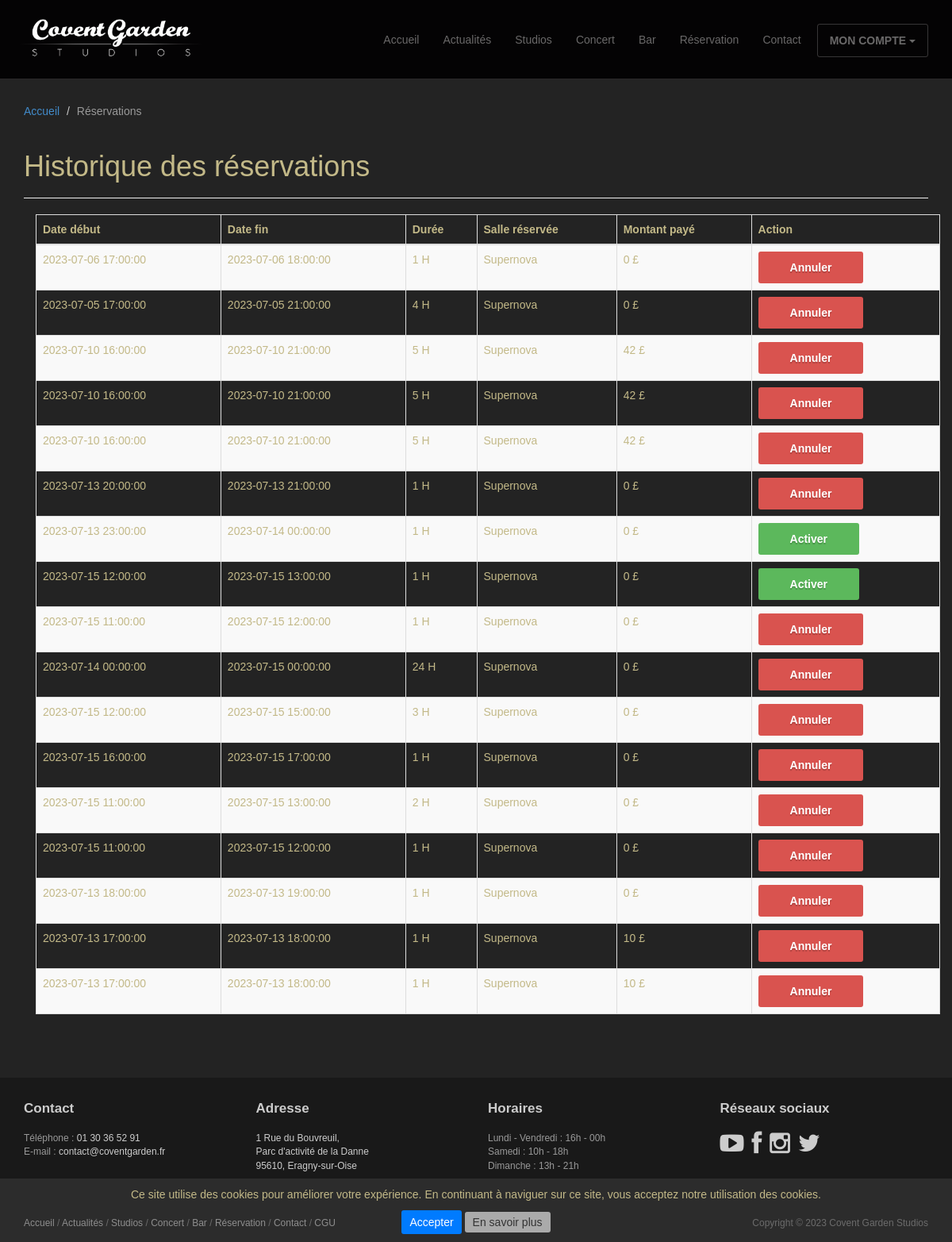
The page /compte/mes_reservations/ (signed in) on the database as committed earlier.
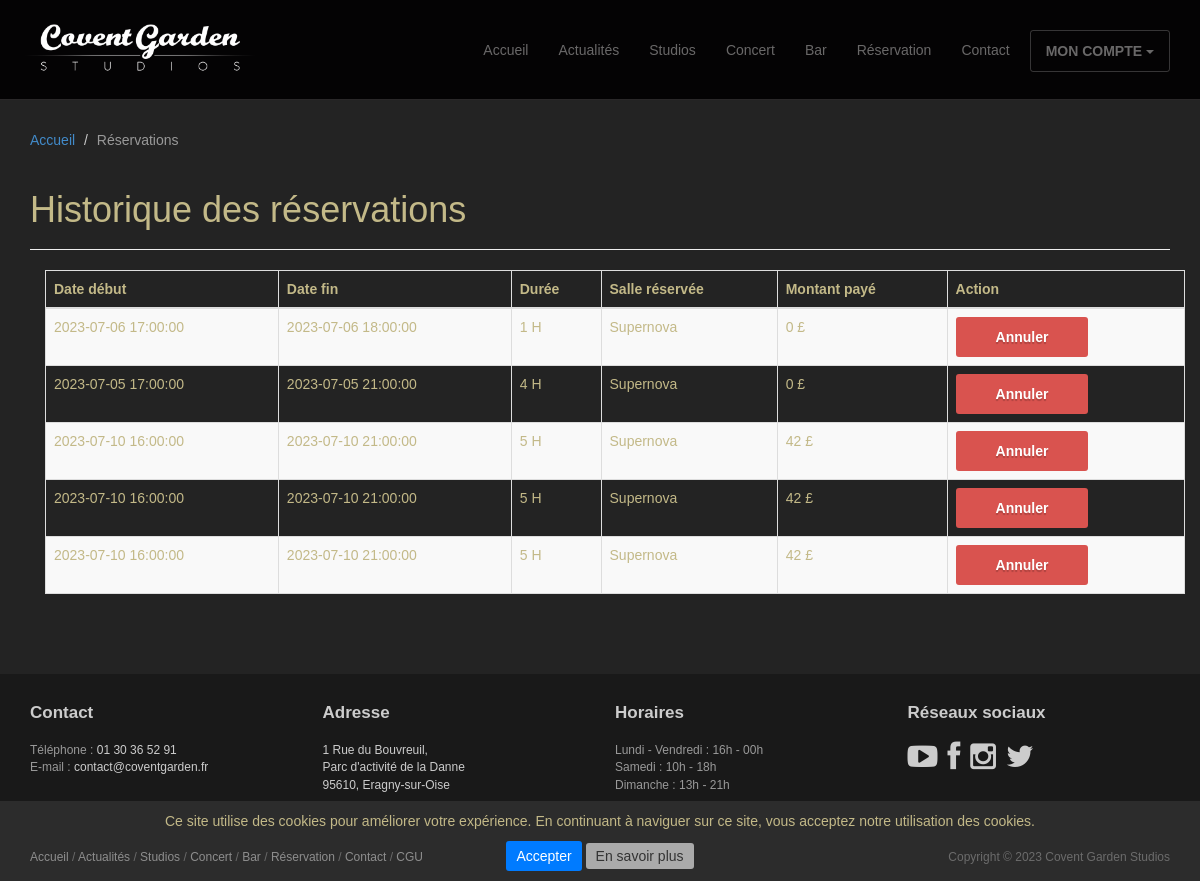
The same page on the database as committed later.
### studios/models.py (models this page shows, shortened)
class Reservation(models.Model):
    class Status(models.TextChoices):
        RESERVED = 'Reserver'
        INPROGRESS = 'En cours'
    description = models.fields.CharField(max_length=1000)
    duration = models.fields.IntegerField(validators=[MinValueValidator(0)])
    date_start = models.DateTimeField(null=False)
    date_end = models.DateTimeField(null=False)
    price = models.fields.IntegerField(validators=[MinValueValidator(1)])
    status = models.fields.CharField(choices=Status.choices, max_length=20)
    salle = models.ForeignKey(Salle, on_delete=models.CASCADE, null=True)
    user = models.ForeignKey(CustomUser, on_delete=models.CASCADE, null=True)
    is_active = models.BooleanField(default=True)

class Salle(models.Model):
    name = models.fields.CharField(max_length=100)
    description = models.fields.CharField(max_length=1000)

### studios/views.py (the view)
# urls.py: path('compte/mes_reservations/', views.BookingsDetailView.as_view(), name='bookings_detail'),
class BookingsDetailView(LoginRequiredMixin, View):
    redirect_field_name = ''
    template_name = "bookings/bookings_detail.html"
    context = {
        "title": "Historique des réservations",
        "breadcrumb": [
            {"view": "home", "name": "Accueil"},
            {"view": None, "name": "Réservations"}]
    }
    def get(self, request):
        self.context["my_groups"] = request.user.my_groups.all()
        reservations = Reservation.objects.filter(user_id=request.user.id)
        self.context["reservations"] = reservations
        return render(request, self.template_name, self.context)

### studios/templates/bookings/bookings_detail.html (shortened to what this page needs)
{% extends 'base/base.html' %}
{% load static %}
{% block header %}
<header id="head" class="secondary"></header>
{% endblock %}
{% block page_header %}
<header class="page-header">
	<h1 class="page-title">{{title}}</h1>
</header>
{% endblock %}
{% block content %}
<div class="container">
	<table id="myTable" class="table table-striped table-bordered dt-responsive nowrap" style="width:100%">
		<thead>
			<tr>
				<th>Date début</th>
				<th>Date fin</th>
				<th>Durée</th>
				<th>Salle réservée</th>
				<th>Montant payé</th>
				<th>Action</th>
			</tr>
		</thead>
		<tbody>
			{% for reservation in reservations %}
				<tr>
					<td>{{ reservation.date_start|date:"Y-m-d H:i:s" }}</td>
					<td>{{ reservation.date_end|date:"Y-m-d H:i:s" }}</td>
					<td>{{ reservation.duration }} H</td>
					<td>{{ reservation.salle.name }}</td>
					<td>{{ reservation.price }} £</td>
					<td>
						<a href="{% url 'set_reservation' reservation.id %}" class="{% if reservation.is_active %}btn btn-danger{% else %}btn btn-success{% endif %}">
							{% if reservation.is_active %} Annuler {% else %} Activer {% endif %}
						</a>
					</td>
				</tr>
			{% endfor %}
		</tbody>
	</table>
</div>
{% endblock %}
{% block style %}
<link rel="stylesheet" type="text/css" href="https://cdn.datatables.net/1.10.25/css/dataTables.bootstrap5.min.css">
<link rel="stylesheet" type="text/css" href="https://cdn.datatables.net/responsive/2.2.9/css/responsive.bootstrap5.min.css">
<link rel="stylesheet" type="text/css" href="https://cdn.datatables.net/1.10.25/css/dataTables.bootstrap5.min.css">
<link rel="stylesheet" type="text/css" href="https://cdn.datatables.net/buttons/1.7.1/css/buttons.bootstrap5.min.css">
{% endblock %}

### studios/templates/base/base.html (shortened to what this page needs)
{% load static %}
<!DOCTYPE html>
<html lang="en">
<head>
    <link rel="stylesheet" href="{% static 'studios/css/familyOpenSans.css' %}" media="screen"/>
    <link rel="stylesheet" href="{% static 'studios/css/bootstrap.min.css' %}"/>
    <link rel="stylesheet" href="{% static 'studios/css/font-awesome.min.css' %}"/>
	<link rel="stylesheet" href="{% static 'studios/css/bootstrap-theme.css' %}" media="screen"/>
	<link rel="stylesheet" href="{% static 'studios/css/main.css' %}"/>
	{% block style %}{% endblock %}
</head>
<body class="home">
	<div class="navbar navbar-inverse navbar-fixed-top headroom" >
		<div class="container">
			<div class="navbar-header">
				<a class="navbar-brand" href="{% url 'home' %}"><img id="navbar-logo" src="{% static 'studios/images/logo.png' %}"></a>
			</div>
			<div class="navbar-collapse collapse">
				<ul class="nav navbar-nav pull-right">
					<li><a href="{% url 'home' %}">Accueil</a></li>
					<li><a href="{% url 'news' %}">Actualités</a></li>
					<li><a href="{% url 'studios' %}">Studios</a></li>
					<li><a href="{% url 'concert' %}">Concert</a></li>
					<li><a href="{% url 'bar' %}">Bar</a></li>
					<li><a href="{% url 'booking' %}">Réservation</a></li>
					<li><a href="{% url 'contact' %}">Contact</a></li>
					{% if user.is_authenticated %}
						<li class="dropdown">
							<a class="btn" href="#" class="dropdown-toggle" data-toggle="dropdown">MON COMPTE <b class="caret"></b></a>
						</li>
					{% else %}
						<li><a class="btn" href="{% url 'account_sign_in_form' %}">CONNEXION / INSCRIPTION</a></li>
					{% endif %}
				</ul>
			</div>
		</div>
	</div>
	{% block header %}{% endblock %}
	<div class="container">
		{% include 'base/base_breadcrumb.html' %}
		<div class="row">
			<article class="col-xs-20 maincontent">
				<div class="container">
					{% block page_header %}{% endblock %}
					{% block content %}{% endblock %}
				</div>
			</article>
		</div>
	</div>
	<footer id="footer" class="top-space">
		<div id="cookieConsentBanner" class="hidden">
			<div id="cookieConsentContent text-center">
			  <p>Ce site utilise des cookies pour améliorer votre expérience. En continuant à naviguer sur ce site, vous acceptez notre utilisation des cookies.</p>
			</div>
			<div id="cookieConsentButtons">
			  <button id="acceptCookiesButton">Accepter</button>
			  <a href="{% url 'eula' %}" id="learnMoreButton">En savoir plus</a>
			</div>
		</div>
		<div class="footer1">
			<div class="container">
				<div class="row">
					<div class="col-md-3 widget">
						<h3 class="widget-title">Contact</h3>
						<div class="widget-body">
							<p>
								Téléphone : <a href="tel:0130365291">01 30 36 52 91</a><br>
								E-mail : <a href="mailto:contact@coventgarden.fr">contact@coventgarden.fr</a>
							</p>
						</div>
					</div>
					<div class="col-md-3 widget">
						<h3 class="widget-title">Adresse</h3>
						<div class="widget-body">
							<p>
 								<a href="https://goo.gl/maps/xwy7vnXwuFTFXfJA8" target="_blank">
 									1 Rue du Bouvreuil,<br>
 									Parc d'activité de la Danne<br>
 									95610, Eragny-sur-Oise
 								</a>
							</p>
						</div>
					</div>
					<div class="col-md-3 widget">
						<h3 class="widget-title">Horaires</h3>
						<div class="widget-body">
							<p>
								Lundi - Vendredi : 16h - 00h<br>
								Samedi : 10h - 18h<br>
								Dimanche : 13h - 21h<br>
							</p>
						</div>
					</div>
					<div class="col-md-3 widget">
						<h3 class="widget-title">Réseaux sociaux</h3>
						<div class="widget-body">
							<p class="follow-me-icons">
								<a target="_blank" href="https://www.youtube.com/user/CoventGardenStudio"><i class="fa fa-youtube-play fa-2"></i></a>
								<a target="_blank" href="https://www.facebook.com/CGS95"><i class="fa fa-facebook fa-2"></i></a>
								<a target="_blank" href="https://www.instagram.com/coventgardenstudios/"><i class="fa fa-instagram fa-2"></i></a>
								<a target="_blank" href=""><i class="fa fa-twitter fa-2"></i></a>
							</p>
						</div>
					</div>
				</div>
			</div>
		</div>
		<div class="footer2">
			<div class="container">
				<div class="row">
					<div class="col-md-6 widget">
						<div class="widget-body">
							<p class="simplenav">
								<a href="{% url 'home' %}">Accueil</a> /
								<a href="{% url 'news' %}">Actualités</a> /
								<a href="{% url 'studios' %}">Studios</a> /
								<a href="{% url 'concert' %}">Concert</a> /
								<a href="{% url 'bar' %}">Bar</a> /
								<a href="{% url 'booking' %}">Réservation</a> /
								<a href="{% url 'contact' %}">Contact</a> /
								<a href="{% url 'eula' %}">CGU</a>
							</p>
						</div>
					</div>
					<div class="col-md-6 widget">
						<div class="widget-body">
							<p class="text-right">
								Copyright &copy; 2023 Covent Garden Studios</a>
							</p>
						</div>
					</div>
				</div>
			</div>
		</div>
	</footer>
</body>
</html>

### studios/templates/base/base_breadcrumb.html
{% if breadcrumb %}
	<ol class="breadcrumb">
		{% for trail in breadcrumb %}
			{% if not forloop.last %}
				{% if trail.view is not null %}
					<li><a href="{% url trail.view %}">{{trail.name}}</a></li>
				{% else %}
					<li>{{trail.name}}</li>
				{% endif %}
			{% else %}
				<li class="active">{{trail.name}}</li>
			{% endif %}
		{%endfor%}
	</ol>
{% endif %}

### studios/static/studios/css/main.css (style rules this page uses)
#head { background:#181015 url( ../images/bg_header.jpg) no-repeat; background-size: cover; min-height:1020px; text-align: center;padding-top: 275px; color:white; font-family:"Open sans", Helvetica, Arial; font-weight:30; }
#head.secondary { height:100px; min-height: 100px; padding-top:0px; }
.headroom { -webkit-transition: all 0.4s ease-out; -moz-transition: all 0.4s ease-out; -o-transition: all 0.4s ease-out; transition: all 0.4s ease-out; }
h1, h2, h3, h4, h5, h6 { font-family:"Open sans", Helvetica, Arial; }
h1, .h1, h2, .h2, h3, .h3 { margin-top:30px; }
.page-title { margin-top:20px; font-weight:300; }
.breadcrumb { background:none; padding:0; margin:30px 0 0px 0; }
.top-space { margin-top: 60px; }
img { max-width:100%; }
.footer1 { background: #191919; padding: 30px 0 0 0; font-size: 12px; color: #999; }
.footer1 a { color: #ccc; }
.footer1 .widget { margin-bottom:30px; }
.footer1 .widget-title { font-size: 17px; font-weight: bold; color: #ccc; margin: 0 0 20px; }
.follow-me-icons { font-size:30px; }
.follow-me-icons i { float:left; margin:0 10px 0 0; }
.footer2 { background: #191919; padding: 15px 0; color: #777; font-size: 12px; }
.footer2 a { color: #aaa; }
.footer2 p { margin: 0; }
body { background-color: #232323; color: #c3b988; font-family: 'Ubuntu', sans-serif; }
#cookieConsentBanner { position: fixed; bottom: 0; left: 0; width: 100%; background-color:#5555; padding: 10px; text-align: center; z-index: 9999; }
#acceptCookiesButton { background-color: #007bff; color: #fff; border: none; padding: 5px 10px; border-radius: 3px; cursor: pointer; }
#learnMoreButton { background-color:#aaa; color: #333; border: none; padding: 5px 10px; border-radius: 3px; text-decoration: none; cursor: pointer; }

Rows that differ between the two databases and show on the page:
removed Reservation: date_start "2023-07-13 20:00:00", date_end "2023-07-13 21:00:00", duration "1", salle.name "Supernova", price "0", is_active "Annuler"
removed Reservation: date_start "2023-07-13 23:00:00", date_end "2023-07-14 00:00:00", duration "1", salle.name "Supernova", price "0", is_active "Activer"
removed Reservation: date_start "2023-07-15 12:00:00", date_end "2023-07-15 13:00:00", duration "1", salle.name "Supernova", price "0", is_active "Activer"
removed Reservation: date_start "2023-07-15 11:00:00", date_end "2023-07-15 12:00:00", duration "1", salle.name "Supernova", price "0", is_active "Annuler"
removed Reservation: date_start "2023-07-14 00:00:00", date_end "2023-07-15 00:00:00", duration "24", salle.name "Supernova", price "0", is_active "Annuler"
removed Reservation: date_start "2023-07-15 12:00:00", date_end "2023-07-15 15:00:00", duration "3", salle.name "Supernova", price "0", is_active "Annuler"
removed Reservation: date_start "2023-07-15 16:00:00", date_end "2023-07-15 17:00:00", duration "1", salle.name "Supernova", price "0", is_active "Annuler"
removed Reservation: date_start "2023-07-15 11:00:00", date_end "2023-07-15 13:00:00", duration "2", salle.name "Supernova", price "0", is_active "Annuler"
removed Reservation: date_start "2023-07-15 11:00:00", date_end "2023-07-15 12:00:00", duration "1", salle.name "Supernova", price "0", is_active "Annuler"
removed Reservation: date_start "2023-07-13 18:00:00", date_end "2023-07-13 19:00:00", duration "1", salle.name "Supernova", price "0", is_active "Annuler"
removed Reservation: date_start "2023-07-13 17:00:00", date_end "2023-07-13 18:00:00", duration "1", salle.name "Supernova", price "10", is_active "Annuler"
removed Reservation: date_start "2023-07-13 17:00:00", date_end "2023-07-13 18:00:00", duration "1", salle.name "Supernova", price "10", is_active "Annuler"
